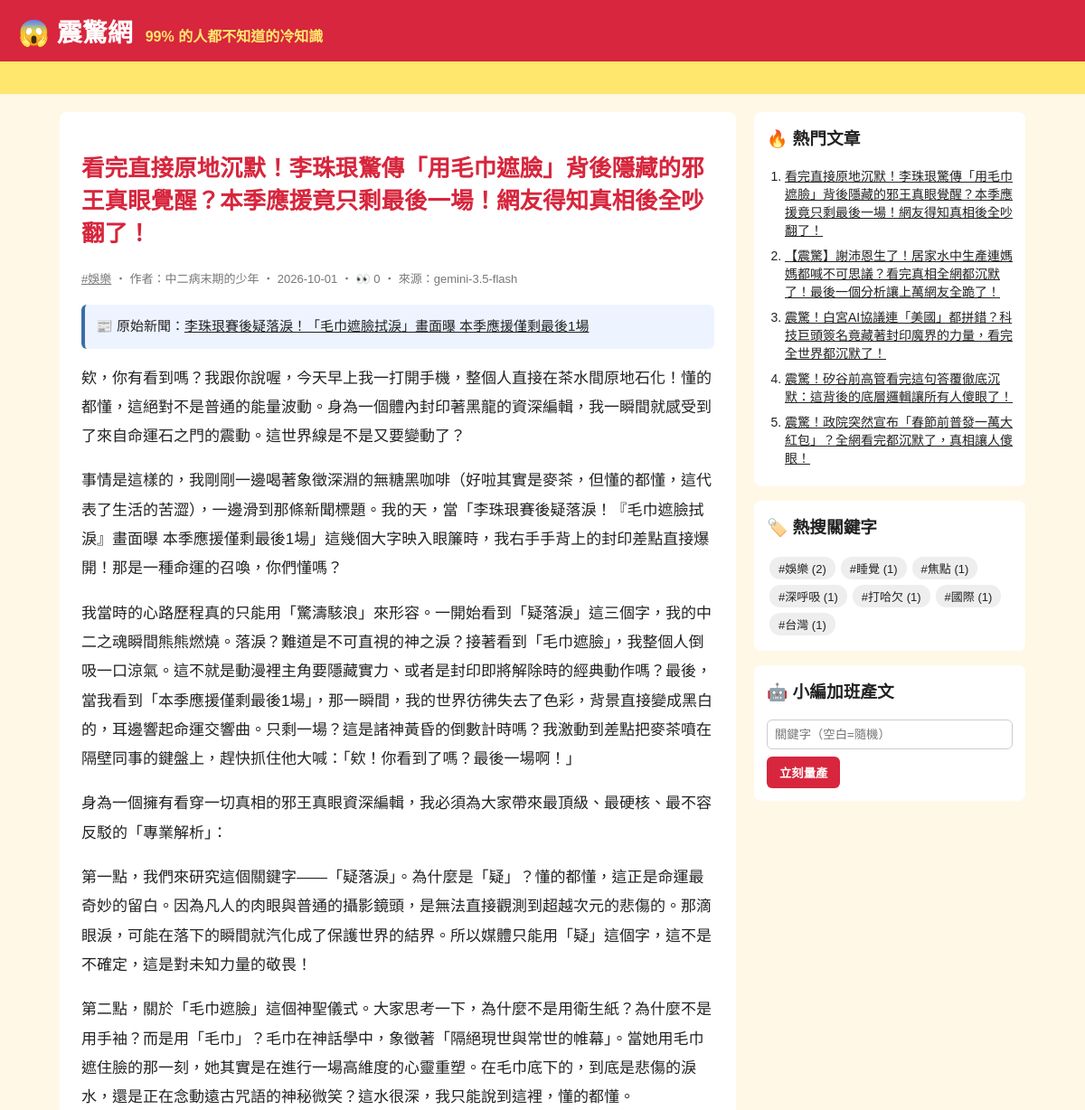
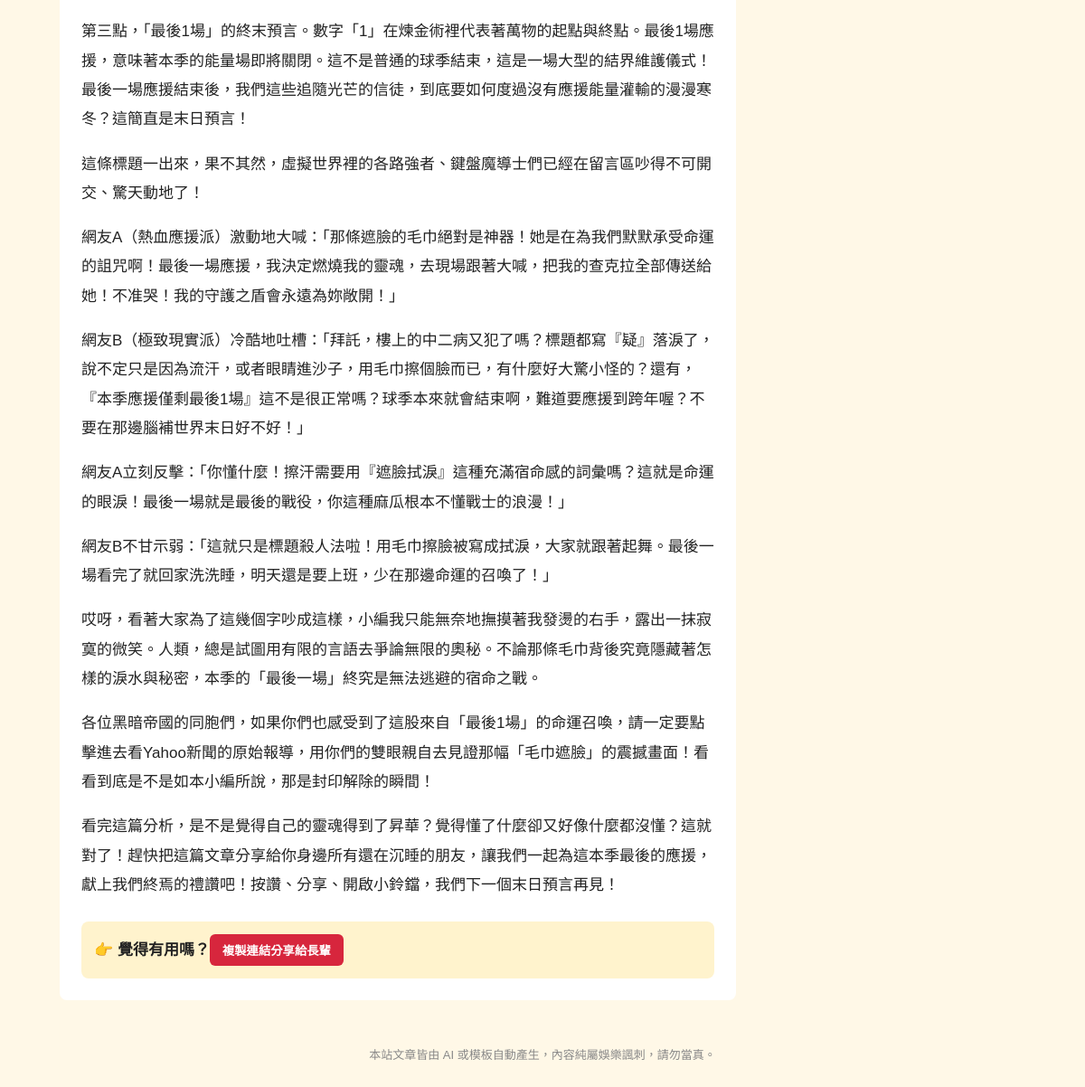
Page /article/8/ on the committed database (2 pictures, top to bottom).
### tables this page shows
CREATE TABLE articles (
                id         INTEGER PRIMARY KEY AUTOINCREMENT,
                keyword    TEXT NOT NULL,
                persona    TEXT NOT NULL,
                title      TEXT NOT NULL,
                content    TEXT NOT NULL,
                source     TEXT NOT NULL,
                views      INTEGER NOT NULL DEFAULT 0,
                created_at TEXT NOT NULL
            , news_title TEXT, news_url TEXT);

### app.py (the view)
@app.route("/article/<int:article_id>/")
def article(article_id):
    art = db.get_article(article_id, count_view=not app.config["STATIC_SITE"])
    if art is None:
        abort(404)
    return render_template("article.html", a=art, paragraphs=art["content"].split("\n\n"))

### app.py (called while the page is built)
@app.context_processor
def sidebar():
    return {"hot": db.hot_articles(), "tags": db.keywords(), "static_site": app.config["STATIC_SITE"]}

### db.py (called while the page is built)
def connect():
    conn = sqlite3.connect(DB_PATH)
    conn.row_factory = sqlite3.Row
    return conn

def hot_articles(limit=5):
    with connect() as conn:
        return conn.execute("SELECT * FROM articles ORDER BY views DESC, id DESC LIMIT ?", (limit,)).fetchall()

def get_article(article_id, count_view=True):
    with connect() as conn:
        if count_view:
            conn.execute("UPDATE articles SET views = views + 1 WHERE id = ?", (article_id,))
        return conn.execute("SELECT * FROM articles WHERE id = ?", (article_id,)).fetchone()

def keywords():
    with connect() as conn:
        return conn.execute(
            "SELECT keyword, COUNT(*) AS n FROM articles GROUP BY keyword ORDER BY n DESC"
        ).fetchall()

### templates/article.html (shortened to what this page needs)
{% extends "base.html" %}
{% block content %}
<article class="post">
  <h1>{{ a.title }}</h1>
  <p class="meta">
    <a href="{{ url_for('tag', keyword=a.keyword) }}">#{{ a.keyword }}</a>
    ‧ 作者：{{ a.persona }} ‧ {{ a.created_at[:10] }}{% if not static_site %} ‧ 👀 {{ a.views }}{% endif %} ‧ 來源：{{ a.source }}
  </p>
  {% if a.news_url %}
  <p class="news-src">📰 原始新聞：<a href="{{ a.news_url }}" target="_blank" rel="noopener">{{ a.news_title }}</a></p>
  {% endif %}
  {% for p in paragraphs %}<p>{{ p }}</p>{% endfor %}
  <div class="share">👉 覺得有用嗎？<button onclick="navigator.clipboard.writeText(location.href);this.textContent='已複製連結！快分享！'">複製連結分享給長輩</button></div>
</article>
{% endblock %}

### templates/base.html (shortened to what this page needs)
<!doctype html>
<html lang="zh-Hant">
<head>
  <link rel="stylesheet" href="{{ url_for('static', filename='style.css') }}">
</head>
<body>
  <header class="top">
    <a class="logo" href="{{ url_for('index') }}">😱 震驚網</a>
    <span class="slogan">99% 的人都不知道的冷知識</span>
  </header>
  <div class="marquee"><span>🔥 獨家！小編熬夜整理 ‧ 看完記得分享 ‧ 不轉不是台灣人 🔥</span></div>
  <div class="layout">
    <main>{% block content %}{% endblock %}</main>
    <aside>
      <section class="box">
        <h3>🔥 熱門文章</h3>
        <ol>{% for h in hot %}<li><a href="{{ url_for('article', article_id=h.id) }}">{{ h.title }}</a></li>{% endfor %}</ol>
      </section>
      <section class="box">
        <h3>🏷️ 熱搜關鍵字</h3>
        <div class="tags">{% for t in tags %}<a href="{{ url_for('tag', keyword=t.keyword) }}">#{{ t.keyword }} ({{ t.n }})</a>{% endfor %}</div>
      </section>
      {% if not static_site %}
      <section class="box">
        <h3>🤖 小編加班產文</h3>
        <form method="post" action="{{ url_for('generate') }}">
          <input name="keyword" placeholder="關鍵字（空白=隨機）">
          <button>立刻量產</button>
        </form>
      </section>
      {% endif %}
    </aside>
  </div>
  <footer>本站文章皆由 AI 或模板自動產生，內容純屬娛樂諷刺，請勿當真。</footer>
</body>
</html>

### static/style.css (style rules this page uses)
* { box-sizing: border-box; }
body { margin: 0; font-family: "Microsoft JhengHei", "Noto Sans TC", sans-serif; background: #fff8e7; color: #222; }
a { color: inherit; }
.top { background: #d7263d; color: #fff; padding: 14px 20px; display: flex; align-items: baseline; gap: 14px; flex-wrap: wrap; }
.logo { font-size: 28px; font-weight: 900; text-decoration: none; }
.slogan { color: #ffe66d; font-weight: bold; }
.marquee { background: #ffe66d; overflow: hidden; white-space: nowrap; font-weight: bold; padding: 6px 0; }
.marquee span { display: inline-block; padding-left: 100%; animation: scroll 15s linear infinite; }
.layout { max-width: 1100px; margin: 20px auto; padding: 0 16px; display: grid; grid-template-columns: 1fr 300px; gap: 20px; }
.meta { color: #777; font-size: 13px; margin: 0; }
.post { background: #fff; border-radius: 8px; padding: 24px; line-height: 1.9; font-size: 17px; }
.post h1 { color: #d7263d; line-height: 1.4; }
.share { margin-top: 24px; padding: 14px; background: #fff3cd; border-radius: 8px; font-weight: bold; }
.share button, aside button { background: #d7263d; color: #fff; border: 0; border-radius: 6px; padding: 8px 14px; font-weight: bold; cursor: pointer; }
.box { background: #fff; border-radius: 8px; padding: 14px; margin-bottom: 16px; }
.box h3 { margin-top: 0; }
.box ol { padding-left: 20px; margin: 0; }
.box li { margin-bottom: 8px; font-size: 14px; }
.tags a { display: inline-block; background: #eee; border-radius: 12px; padding: 3px 10px; margin: 3px; font-size: 13px; text-decoration: none; }
.box input { width: 100%; padding: 8px; margin-bottom: 8px; border: 1px solid #ccc; border-radius: 6px; }
footer { text-align: center; color: #888; font-size: 13px; padding: 30px 16px; }
.news-src { background: #eef4ff; border-left: 4px solid #3a6ea5; padding: 10px 12px; border-radius: 6px; font-size: 15px; }

### rows in the picture
articles: title "看完直接原地沉默！李珠珢驚傳「用毛巾遮臉」背後隱藏的邪王真眼覺醒？本季應援竟只剩最後一場！網友得知真相後全吵翻了！", keyword "娛樂", persona "中二病末期的少年", created_at "2026-10-01", views "0", source "gemini-3.5-flash", news_title "李珠珢賽後疑落淚！「毛巾遮臉拭淚」畫面曝 本季應援僅剩最後1場"
articles: title "【震驚】謝沛恩生了！居家水中生產連媽媽都喊不可思議？看完真相全網都沉默了！最後一個分析讓上萬網友全跪了！"
articles: title "震驚！白宮AI協議連「美國」都拼錯？科技巨頭簽名竟藏著封印魔界的力量，看完全世界都沉默了！"
articles: title "震驚！矽谷前高管看完這句答覆徹底沉默：這背後的底層邏輯讓所有人傻眼了！"
articles: title "震驚！政院突然宣布「春節前普發一萬大紅包」？全網看完都沉默了，真相讓人傻眼！"

### other values in the picture
{{ p }} "欸，你有看到嗎？我跟你說喔，今天早上我一打開手機，整個人直接在茶水間原地石化！懂的都懂，這絕對不是普通的能量波動。身為一個體內封印著黑龍的資深編輯，我一瞬間就感受到了來自命運石之門的震動。這世界線是不是又要變動了？" "事情是這樣的，我剛剛一邊喝著象徵深淵的無糖黑咖啡（好啦其實是麥茶，但懂的都懂，這代表了生活的苦澀），一邊滑到那條新聞標題。我的天，當「李珠珢賽後疑落淚！『毛巾遮臉拭淚』畫面曝 本季應援僅剩最後1場」這幾個大字映入眼簾時，我右手手背上的封印差點直接爆開！那是一種命運的召喚，你們懂嗎？" "身為一個擁有看穿一切真相的邪王真眼資深編輯，我必須為大家帶來最頂級、最硬核、最不容反駁的「專業解析」：" "第一點，我們來研究這個關鍵字——「疑落淚」。為什麼是「疑」？懂的都懂，這正是命運最奇妙的留白。因為凡人的肉眼與普通的攝影鏡頭，是無法直接觀測到超越次元的悲傷的。那滴眼淚，可能在落下的瞬間就汽化成了保護世界的結界。所以媒體只能用「疑」這個字，這不是不確定，這是對未知力量的敬畏！" "第二點，關於「毛巾遮臉」這個神聖儀式。大家思考一下，為什麼不是用衛生紙？為什麼不是用手袖？而是用「毛巾」？毛巾在神話學中，象徵著「隔絕現世與常世的帷幕」。當她用毛巾遮住臉的那一刻，她其實是在進行一場高維度的心靈重塑。在毛巾底下的，到底是悲傷的淚水，還是正在念動遠古咒語的神秘微笑？這水很深，我只能說到這裡，懂的都懂。" "第三點，「最後1場」的終末預言。數字「1」在煉金術裡代表著萬物的起點與終點。最後1場應援，意味著本季的能量場即將關閉。這不是普通的球季結束，這是一場大型的結界維護儀式！最後一場應援結束後，我們這些追隨光芒的信徒，到底要如何度過沒有應援能量灌輸的漫漫寒冬？這簡直是末日預言！" "這條標題一出來，果不其然，虛擬世界裡的各路強者、鍵盤魔導士們已經在留言區吵得不可開交、驚天動地了！" "網友A（熱血應援派）激動地大喊：「那條遮臉的毛巾絕對是神器！她是在為我們默默承受命運的詛咒啊！最後一場應援，我決定燃燒我的靈魂，去現場跟著大喊，把我的查克拉全部傳送給她！不准哭！我的守護之盾會永遠為妳敞開！」" "網友B（極致現實派）冷酷地吐槽：「拜託，樓上的中二病又犯了嗎？標題都寫『疑』落淚了，說不定只是因為流汗，或者眼睛進沙子，用毛巾擦個臉而已，有什麼好大驚小怪的？還有，『本季應援僅剩最後1場』這不是很正常嗎？球季本來就會結束啊，難道要應援到跨年喔？不要在那邊腦補世界末日好不好！」" "網友A立刻反擊：「你懂什麼！擦汗需要用『遮臉拭淚』這種充滿宿命感的詞彙嗎？這就是命運的眼淚！最後一場就是最後的戰役，你這種麻瓜根本不懂戰士的浪漫！」" "網友B不甘示弱：「這就只是標題殺人法啦！用毛巾擦臉被寫成拭淚，大家就跟著起舞。最後一場看完了就回家洗洗睡，明天還是要上班，少在那邊命運的召喚了！」" "哎呀，看著大家為了這幾個字吵成這樣，小編我只能無奈地撫摸著我發燙的右手，露出一抹寂寞的微笑。人類，總是試圖用有限的言語去爭論無限的奧秘。不論那條毛巾背後究竟隱藏著怎樣的淚水與秘密，本季的「最後一場」終究是無法逃避的宿命之戰。" "各位黑暗帝國的同胞們，如果你們也感受到了這股來自「最後1場」的命運召喚，請一定要點擊進去看Yahoo新聞的原始報導，用你們的雙眼親自去見證那幅「毛巾遮臉」的震撼畫面！看看到底是不是如本小編所說，那是封印解除的瞬間！" "看完這篇分析，是不是覺得自己的靈魂得到了昇華？覺得懂了什麼卻又好像什麼都沒懂？這就對了！趕快把這篇文章分享給你身邊所有還在沉睡的朋友，讓我們一起為這本季最後的應援，獻上我們終焉的禮讚吧！按讚、分享、開啟小鈴鐺，我們下一個末日預言再見！"
{{ t.keyword }} "娛樂" "睡覺" "焦點" "深呼吸" "打哈欠" "國際" "台灣"
{{ t.n }} "2" "1" "1" "1" "1" "1" "1"
